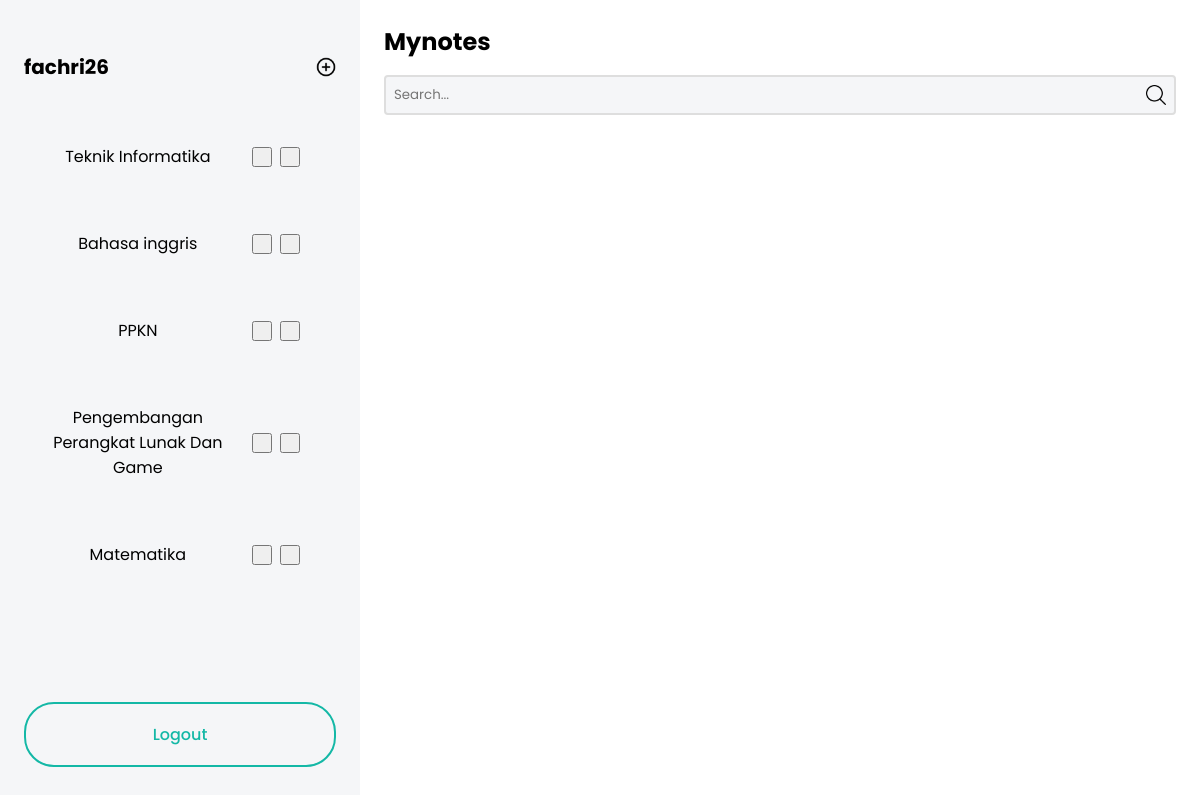
Page /dashboard_user.php (signed in) on the earlier database version.
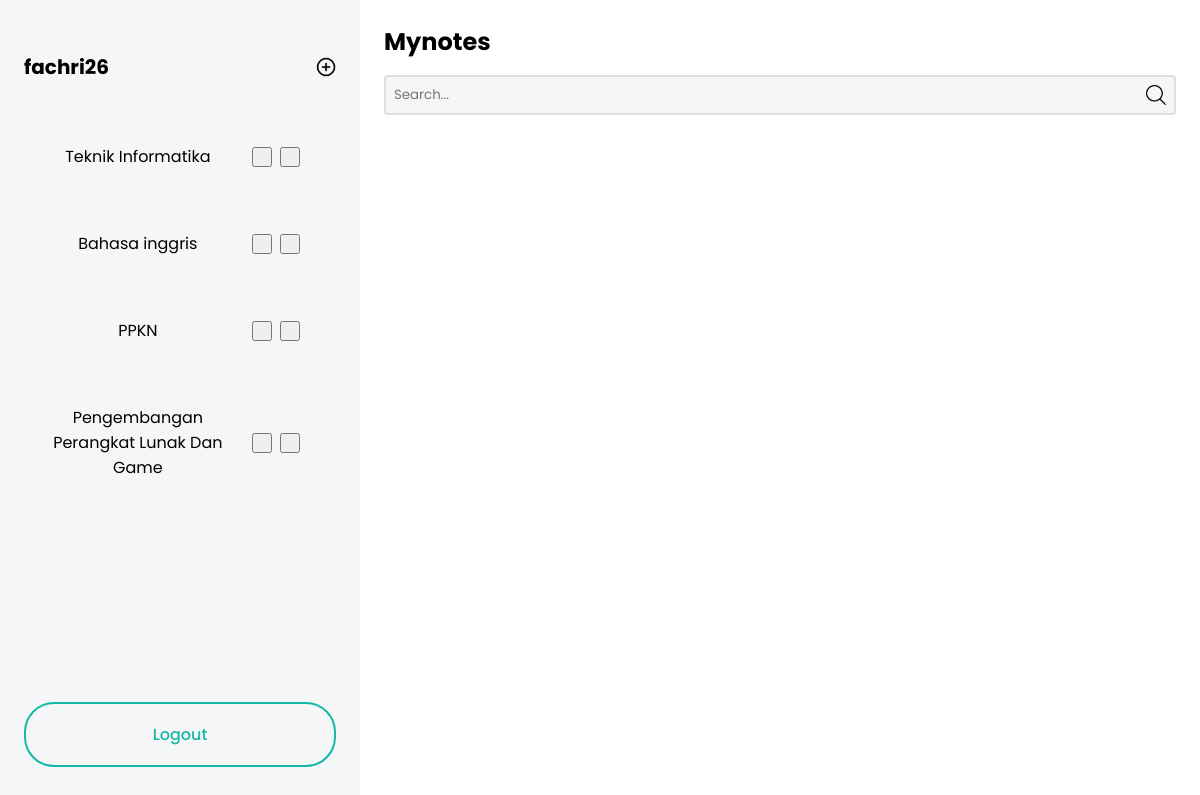
Same page on the later database version.
### tables this page shows
CREATE TABLE `folder` (
  `id` int(11) NOT NULL,
  `username` varchar(244) NOT NULL,
  `name` varchar(244) NOT NULL
);

### dashboard_user.php (the view, shortened to what this page needs)
<?php
include("database/config.php");
$username = $_SESSION['username'];
?>
<!DOCTYPE html>
<html lang="en">
<head>
  <link rel="stylesheet" href="src/css/detail_folder.css" type="text/css" media="all" />
</head>
<body>
  <main>
    <nav class="nav-bar">
      <div class="wrapCreateFolder">
        <p class="username"><?= $username;  ?></p>
        <img src="img/asset/add.png" alt="Created Folder" class="createdFolder">
      </div>
      <ul class="wrapFolder">
        <?php
        $sqlFolder = "SELECT * FROM folder WHERE username='$username'";
        $queryFolder = mysqli_query($db,$sqlFolder);
        while($data = mysqli_fetch_array($queryFolder)):
        ?>
        <li>
          <form method="POST">
            <button type="submit" name="detailFolder" class="nameFolder" formaction="detail_folder.php"><?= $data['name']; ?></button>
            <div class="wrapAction">
              <button type="submit" class="editFolder" name="editFolder" formaction="proses_edit_folder.php"><i class="ph ph-pencil"></i></button>
              <button type="submit" class="hapusFolder" name="hapusFolder" formaction="proses_hapus_folder.php"><i class="ph ph-trash"></i></button>
            </div>
          </form>
        </li>
        <?php
        endwhile;
        ?>
      </ul>
      <form action="logout.php" method="GET" class="logoutForm">
        <button type="submit">Logout</button>
      </form>
    </nav>
    <section class="informationDisplay">
      <div class="wrapHeader">
        <div class="wrap1">
          <h1>Mynotes</h1>
        </div>
        <form action="" method="GET" class="searchData">
          <input type="search" name="searching" placeholder="Search..."/>
          <button type="submit">
            <img src="img/asset/search-interface-symbol.png" alt="Searcing Logo"/>
          </button>
        </form>
      </div>
    </section>
  </main>
</body>
</html>

### src/css/detail_folder.css (style rules this page uses)
* { margin: 0; padding: 0; box-sizing: border-box; font-family: "Poppins", sans-serif; }
body { box-sizing: border-box; width: 100%; display: flex; flex-direction: column; justify-content: center; align-items: center; }
main { box-sizing: border-box; width: 100%; height: 100vh; display: flex; justify-content: center; align-items: center; background-color: white; }
main .nav-bar { box-sizing: border-box; width: 30%; height: 100%; display: flex; flex-direction: column; justify-content: flex-start; align-items: center; padding: 24px; background-color: #F5F6F8; }
main .nav-bar .wrapFolder { box-sizing: border-box; width: 100%; height: 75%; display: flex; flex-direction: column; justify-content: flex-start; align-items: center; margin-top: 32px; list-style-type: none; overflow: auto; gap: 18px; }
main .nav-bar .wrapFolder li { box-sizing: border-box; width: 100%; padding: 18px 20px; }
main .nav-bar .wrapFolder li form { box-sizing: border-box; width: 100%; display: flex; justify-content: center; align-items: center; gap: 4px; }
main .nav-bar .wrapFolder li form .nameFolder { box-sizing: border-box; width: 70%; font-size: 16px; border: none; outline: none; background-color: transparent; padding: 4px; }
main .nav-bar .wrapFolder li form .wrapAction { box-sizing: border-box; width: 30%; display: flex; justify-content: center; align-items: center; gap: 8px; }
main .nav-bar .wrapFolder li form .wrapAction button { box-sizing: border-box; display: flex; justify-content: center; align-items: center; font-size: 16px; padding: 8px; }
main .nav-bar .wrapCreateFolder { box-sizing: border-box; width: 100%; display: flex; flex-direction: row; justify-content: space-between; align-items: center; gap: 4px; padding: 8px 0; margin-top: 20px; }
main .nav-bar .wrapCreateFolder .username { box-sizing: border-box; width: 100%; font-size: 20px; font-weight: 700; }
main .nav-bar .wrapCreateFolder .createdFolder { box-sizing: border-box; width: 20px; height: 20px; }
main .nav-bar .logoutForm { box-sizing: border-box; width: 100%; margin-top: 16px; }
main .nav-bar .logoutForm button { box-sizing: border-box; width: 100%; padding: 18px 20px; border-radius: 30px; background-color: transparent; border: 2px solid #14B8A6; color: #14B8A6; font-size: 16px; font-weight: 500; transition: all 0.3s ease-in-out; }
main .informationDisplay { box-sizing: border-box; width: 70%; max-width: 1650px; height: 100%; display: flex; flex-direction: column; justify-content: flex-start; align-items: center; padding: 24px; background-color: white; }
main .informationDisplay .wrapHeader { box-sizing: border-box; width: 100%; display: flex; flex-direction: column; justify-content: space-between; align-items: center; margin-bottom: 24px; }
main .informationDisplay .wrapHeader .wrap1 { box-sizing: border-box; width: 100%; display: flex; justify-content: space-between; align-items: center; }
main .informationDisplay .wrapHeader .searchData { box-sizing: border-box; width: 100%; display: flex; justify-content: center; align-items: center; margin-top: 16px; background-color: #f5f6f8; border: 2px solid #DEDEDE; border-radius: 4px; padding: 8px; gap: 4px; }
main .informationDisplay .wrapHeader .searchData input[type=search] { box-sizing: border-box; width: 100%; outline: none; border: none; background-color: transparent; }
main .informationDisplay .wrapHeader .searchData button { box-sizing: border-box; display: flex; justify-content: center; align-items: center; background-color: transparent; border: none; outline: none; }
main .informationDisplay .wrapHeader .searchData button img { box-sizing: border-box; width: 20px; height: 20px; }

Differences in the rows shown:
removed folder: name "Matematika"
